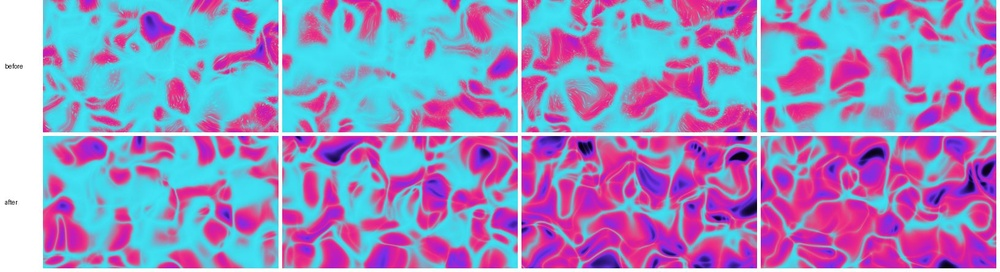
#> input picture worktree-audio-engine-picture/stills-677-caustics-bj.jpg, 1000 x 272 px, shrunk from 1630 x 444 before the run
$ python ca.py ../../../../worktree-audio-engine-picture/stills-677-caustics-bj.jpg
#> lines starting #> are read from the running program, lines starting #| are printed output that depends on the picture
# Lateral chromatic aberration test: per tile, the shift that best aligns the
# red channel's gradient to the blue channel's. A lens-style split is radial
# and grows with distance from the centre; a colour ramp in the gas has no
# consistent shift.
#   uv run --with numpy --with pillow python -I ca.py <full-res frame.png>...
import sys, numpy as np
from PIL import Image

S = 6
for path in sys.argv[1:]:
    im = np.asarray(Image.open(path).convert("RGB"), np.float32) / 255
    H, W, _ = im.shape
#> H = 272; W = 1000

    def grad(c):
        gx = np.zeros_like(c); gy = np.zeros_like(c)
        gx[:, 1:-1] = c[:, 2:] - c[:, :-2]
        gy[1:-1] = c[2:] - c[:-2]
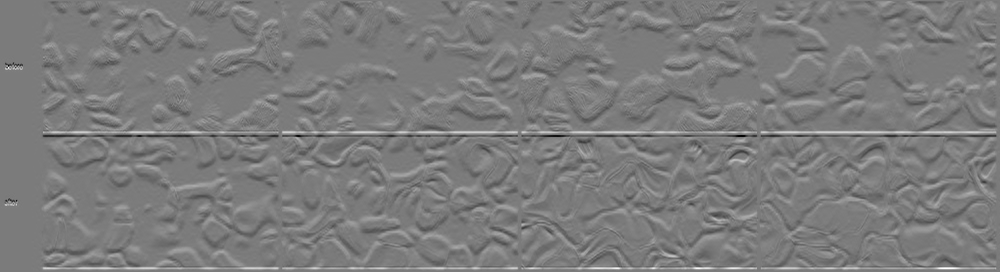
#> gy: shape (272, 1000) float32; min -0.941, max 0.996, mean 0.00322; drawn with min black and max white
        return np.hypot(gx, gy)

    R, G, B = grad(im[..., 0]), grad(im[..., 1]), grad(im[..., 2])
#> in grad (call 2), `gx = np.zeros_like(c)`: gx: shape (272, 1000) float32; every value is 0
#> in grad (call 2), `gx[:, 1:-1] = c[:, 2:] - c[:, :-2]`:
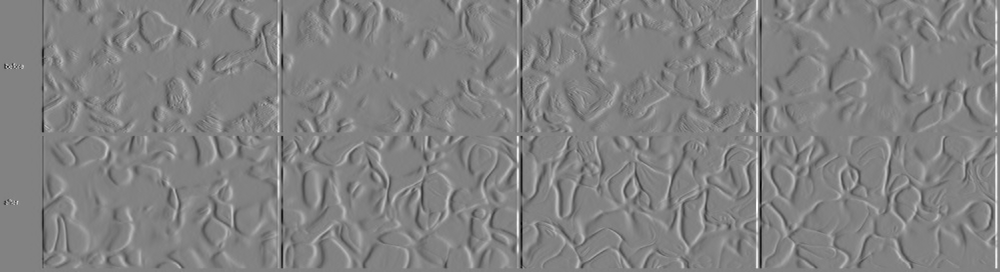
#> gx: shape (272, 1000) float32; min -0.992, max 0.949, mean -2.08e-05; drawn with min black and max white
#> in grad (call 2), `gy[1:-1] = c[2:] - c[:-2]`:
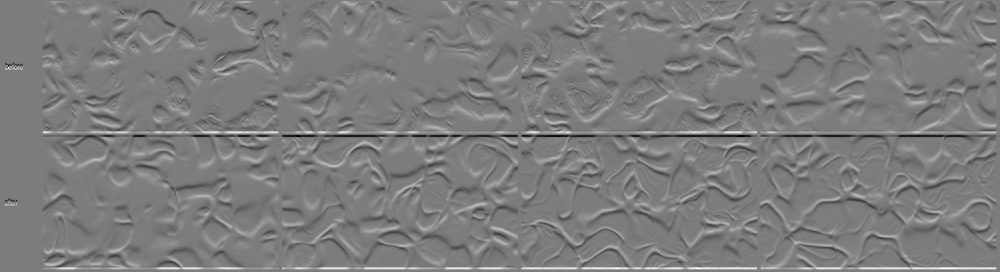
#> gy: shape (272, 1000) float32; min -0.961, max 1, mean 0.00288; drawn with min black and max white
#> in grad (call 2), `return np.hypot(gx, gy)`:
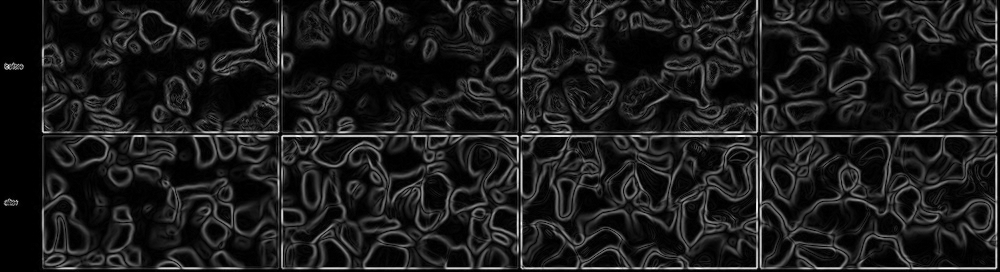
#> returned value: shape (272, 1000) float32; min 0, max 1, mean 0.111; drawn with min black and max white
#> in grad (call 3), `gx[:, 1:-1] = c[:, 2:] - c[:, :-2]`:
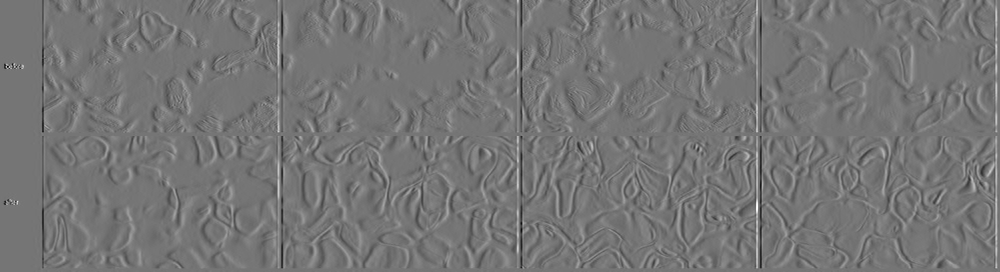
#> gx: shape (272, 1000) float32; min -0.749, max 0.875, mean -1.91e-05; drawn with min black and max white
#> in grad (call 3), `gy[1:-1] = c[2:] - c[:-2]`:
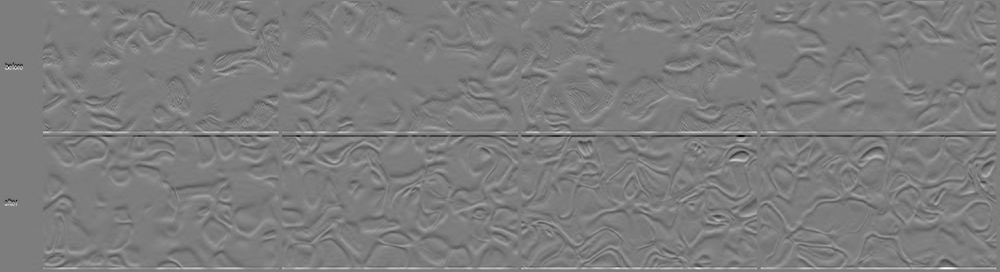
#> gy: shape (272, 1000) float32; min -0.941, max 0.976, mean 0.00154; drawn with min black and max white
#> in grad (call 3), `return np.hypot(gx, gy)`:
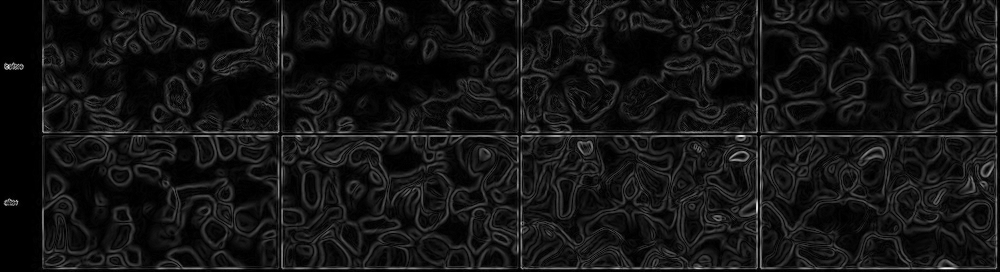
#> returned value: shape (272, 1000) float32; min 0, max 0.977, mean 0.0796
    print(path)
    rows = []
    ty, tx = 5, 8
    for j in range(ty):
        for i in range(tx):
            y0, y1 = j * H // ty + S, (j + 1) * H // ty - S
            x0, x1 = i * W // tx + S, (i + 1) * W // tx - S
            b = B[y0:y1, x0:x1]
            if b.std() < 0.01:
                continue
            best = (-9, 0, 0)
            for dy in range(-S, S + 1):
                for dx in range(-S, S + 1):
                    r = R[y0 + dy:y1 + dy, x0 + dx:x1 + dx]
                    c = float(((r - r.mean()) * (b - b.mean())).mean() / (r.std() * b.std() + 1e-9))
                    if c > best[0]:
                        best = (c, dx, dy)
            cx = (x0 + x1) / 2 - W / 2
            cy = (y0 + y1) / 2 - H / 2
            rr = np.hypot(cx, cy) / (H / 2)
            # radial component of the red-from-blue shift (positive = red sits further out)
            radial = (best[1] * cx + best[2] * cy) / (np.hypot(cx, cy) + 1e-9)
            rows.append((rr, best[1], best[2], radial, best[0]))
#> after the loop, rows = 40 items, first 6: (3.32, 0, 0, 0, 0.839), (2.43, 0, -1, 0.329, 0.775), (1.59, 0, -1, 0.503, 0.661), (0.924, 0, 0, 0, 0.83), (0.924, 0, 0, 0, 0.636), (1.59, 0, 0, 0, 0.742)
    rows.sort()
    for rr, dx, dy, rad, c in rows:
        print(f"  r={rr:.2f} shift=({dx:+d},{dy:+d}) radial={rad:+.1f}px corr={c:.2f}")
#> this loop made 40 passes
#> (rr, dy, rad, c) on passes 1 to 12: (0.46, 0, 0, 0.545), (0.46, 0, 0, 0.601), (0.607, 0, 0, 0.638), (0.607, 0, 0, 0.693), (0.612, 0, 0, 0.624), (0.612, 0, 0, 0.855), (0.921, 0, 0, 0.591), (0.921, 0, 0, 0.827), (0.924, 0, 0, 0.636), (0.924, 0, 0, 0.83), (1.38, 0, 0, 0.558), (1.38, 0, 0, 0.695)
#|   r=0.46 shift=(+0,+0) radial=-0.0px corr=0.54
#|   r=0.46 shift=(+0,+0) radial=+0.0px corr=0.60
#|   r=0.61 shift=(+0,+0) radial=+0.0px corr=0.64
#|   r=0.61 shift=(+0,+0) radial=+0.0px corr=0.69
#|   r=0.61 shift=(+0,+0) radial=+0.0px corr=0.62
#|   r=0.61 shift=(+0,+0) radial=-0.0px corr=0.86
#|   r=0.92 shift=(+0,+0) radial=+0.0px corr=0.59
#|   r=0.92 shift=(+0,+0) radial=+0.0px corr=0.83
#> (further printed lines are left out)
